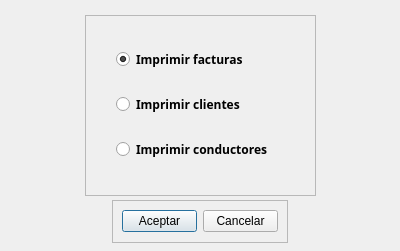
<?xml version="1.0" encoding="UTF-8"?>
<ui version="4.0">
 <class>dialogReports</class>
 <widget class="QDialog" name="dialogReports">
  <property name="windowModality">
   <enum>Qt::NonModal</enum>
  </property>
  <property name="geometry">
   <rect>
    <x>0</x>
    <y>0</y>
    <width>400</width>
    <height>251</height>
   </rect>
  </property>
  <property name="windowTitle">
   <string>CarTeis</string>
  </property>
  <property name="windowIcon">
   <iconset resource="resources.qrc">
    <normaloff>:/img/img/coche2.png</normaloff>:/img/img/coche2.png</iconset>
  </property>
  <property name="styleSheet">
   <string notr="true">@font-face {
font-family: &quot;Poppins&quot;;
src: url(resources.qrc/fonts/Poppins/Poppins-Bold.ttf);
}

QWidget{font-family: &quot;Poppins&quot;;
color:white;
letter-spacing: 1px; }


QPushButton{
padding:5px;
color:#FFFFFF;
background-color: #51007A;
border:none;
border-radius: 10%;
}


QPushButton:hover {
background-color: #7E4EAA;
}

QPushButton:pressed {
background-color: #330046;
}

QRadioButton {
color:#51007A;
background-color: white;
}

#frameRbtInformes{
 border-radius: 30%;
 background-color:white;
}</string>
  </property>
  <property name="modal">
   <bool>true</bool>
  </property>
  <widget class="QFrame" name="frame">
   <property name="geometry">
    <rect>
     <x>112</x>
     <y>200</y>
     <width>176</width>
     <height>43</height>
    </rect>
   </property>
   <property name="sizePolicy">
    <sizepolicy hsizetype="Fixed" vsizetype="Fixed">
     <horstretch>0</horstretch>
     <verstretch>0</verstretch>
    </sizepolicy>
   </property>
   <property name="frameShape">
    <enum>QFrame::StyledPanel</enum>
   </property>
   <property name="frameShadow">
    <enum>QFrame::Raised</enum>
   </property>
   <layout class="QHBoxLayout" name="horizontalLayout">
    <item>
     <widget class="QPushButton" name="btnOK">
      <property name="text">
       <string>Aceptar</string>
      </property>
     </widget>
    </item>
    <item>
     <widget class="QPushButton" name="btnCancel">
      <property name="text">
       <string>Cancelar</string>
      </property>
     </widget>
    </item>
   </layout>
  </widget>
  <widget class="QFrame" name="frameRbtInformes">
   <property name="geometry">
    <rect>
     <x>85</x>
     <y>15</y>
     <width>231</width>
     <height>181</height>
    </rect>
   </property>
   <property name="sizePolicy">
    <sizepolicy hsizetype="Fixed" vsizetype="Fixed">
     <horstretch>0</horstretch>
     <verstretch>0</verstretch>
    </sizepolicy>
   </property>
   <property name="frameShape">
    <enum>QFrame::StyledPanel</enum>
   </property>
   <property name="frameShadow">
    <enum>QFrame::Raised</enum>
   </property>
   <layout class="QVBoxLayout" name="verticalLayout">
    <property name="spacing">
     <number>20</number>
    </property>
    <property name="leftMargin">
     <number>30</number>
    </property>
    <property name="topMargin">
     <number>30</number>
    </property>
    <property name="rightMargin">
     <number>30</number>
    </property>
    <property name="bottomMargin">
     <number>30</number>
    </property>
    <item>
     <widget class="QRadioButton" name="rbtFac">
      <property name="font">
       <font>
        <family>Poppins</family>
        <weight>75</weight>
        <bold>true</bold>
       </font>
      </property>
      <property name="text">
       <string>Imprimir facturas</string>
      </property>
      <property name="checked">
       <bool>true</bool>
      </property>
     </widget>
    </item>
    <item>
     <widget class="QRadioButton" name="rbtClientes">
      <property name="font">
       <font>
        <family>Poppins</family>
        <weight>75</weight>
        <bold>true</bold>
       </font>
      </property>
      <property name="text">
       <string>Imprimir clientes</string>
      </property>
     </widget>
    </item>
    <item>
     <widget class="QRadioButton" name="rbtDrivers">
      <property name="font">
       <font>
        <family>Poppins</family>
        <weight>75</weight>
        <bold>true</bold>
       </font>
      </property>
      <property name="text">
       <string>Imprimir conductores</string>
      </property>
     </widget>
    </item>
   </layout>
  </widget>
 </widget>
 <resources>
  <include location="resources.qrc"/>
  <include location="../resources.qrc"/>
 </resources>
 <connections/>
</ui>
